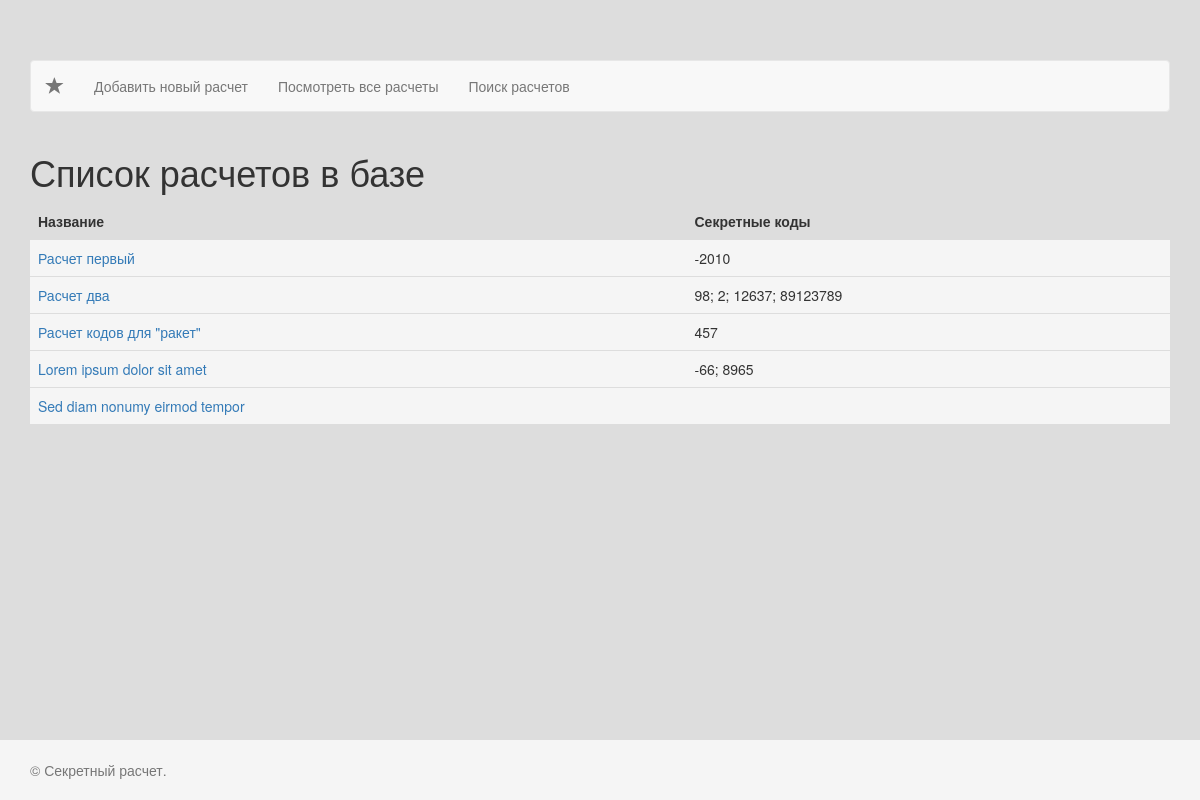
Page /list on the committed database.
### tables this page shows
CREATE TABLE "Calcs" (
	`id`	INTEGER PRIMARY KEY AUTOINCREMENT,
	`name`	TEXT NOT NULL,
	`body`	TEXT NOT NULL
);

### app/Controllers/ControllerList.php (called while the page is built, shortened)
<?php
class ControllerList extends Controller{
    public function index()
    {
        try {
            $List = new CalculateList();
            $calculates = $List->GetList();
        } catch (\Exception $e) {
            $errors = $e->getMessage();
        }
        $title = "Список расчетов в базе";
        return self::View('list.php', compact(["calculates", "title", "errors"]));
    }
}

### app/Models/CalculateList.php (called while the page is built, shortened)
<?php
class CalculateList extends Model{
    public function GetList()
    {
        $sql = '
        SELECT id, name, body,
        (
            SELECT GROUP_CONCAT(secret_code, "; ")
            FROM CalcResults
		    where CalcResults.calc_id = Calcs.id
		    Order by calc_id
       ) AS secret_code
       FROM Calcs
       Order by id';
       $result = @Db::query($sql);
       $calculates=[];
       while( $row = $result->fetchArray() ){
           $calculates[] = [
               "id" => $row["id"],
               "name"=>$row["name"],
               "body"=>$row["body"],
               "secret_code"=>$row["secret_code"],
           ];
       }
       return $calculates;
    }
}

### app/Core/Db.php (called while the page is built, shortened)
<?php
class Db {
    private static $instance = NULL;
    public static function Init( string $path )
    {
      if (!isset(self::$instance)) {
        self::$instance = new \SQLite3($path);
      }
      return self::$instance;
    }
    public static function query( string $sql )
    {
        return self::$instance->query( $sql );
    }
}

### public/index.php (called while the page is built, shortened)
<?php
$conf = require_once '../conf/index.php';
$routes = require_once '../conf/routes.php';
$app = new \Core\App( $conf );
$app->RoutesArray( $routes );
$app->Run();

### app/Core/View.php (called while the page is built, shortened)
<?php
class View{
    private $ViewPath;
    public function __construct(string $path = null )
    {
      if( $path == null ){
        $this->ViewPath = realpath(__DIR__.'/../../views');
      }else{
        $this->ViewPath = realpath( $path );
      }
      $this->ViewPath .= "/";
    }
    public function Render($Template, $data = null)
    {
        if( file_exists($this->ViewPath.$Template) ){
            include $this->ViewPath.$Template;
            $content = ob_get_contents();
            return $content;
        }
        throw new \Exception("View does not exist: ".$this->ViewPath.$Template);
    }
}

### app/Core/Controller.php (called while the page is built, shortened)
<?php
class Controller{
    protected static $app;
    public function __construct($app)
    {
        self::$app = $app;
    }
    public static function View($view, $data=null)
    {
        return self::$app->GetView()->Render($view, $data);
    }
}

### views/list.php (the view, shortened to what this page needs)
<?php
include('_header.php');
?>
    <div class="row">
        <h1><?= $title?></h1>
            <?php if(count($calculates)){?>
            <div class="table-responsive">
                <table class="table table-hover">
                    <tr>
                        <th class="">Название</th>
                        <th class="">Секретные коды</th>
                    </tr>
                    <?php foreach ($calculates as $calculate) {
                        ?>
                        <tr class="active ">
                            <td><a class="loadCalc" href="/calcshow?id=<?=$calculate['id']?>"><?=$calculate['name']?></a></td>
                            <td><?=$calculate['secret_code']?></td>
                        </tr>
                        <?php
                    }
                    ?>
                </table>
            </div>
            <?php } ?>
    </div>
<?php
include('_footer.php');

### app/Core/App.php (shortened to what this page needs)
<?php
class App{
  protected $routes=[];
  protected $view;
  public function __construct( array $conf )
  {
    $this->conf = $conf;
    $this->view = new View( $this->conf["views_path"] );
  }
  public function RouteAdd(string $route, $calabel)
  {
      if ( is_string( $calabel ) && strpos( $calabel, '@') ) {
          $method = substr(strrchr($calabel, "@"), 1);
          $calabel = array( new $controller($this) , $method );
      }
      $this->routes[$route]= $calabel;
  }
  public function GetView()
  {
      return $this->view;
  }
  public function Run()
  {
      $this->uri = urldecode( parse_url($_SERVER['REQUEST_URI'], PHP_URL_PATH) );
      foreach ($this->routes as $route => $action) {
          if ( $route == $this->uri ){
              print call_user_func_array( $action, [] );
              return;
          }
      }
      return;
  }
}

### views/_header.php (shortened to what this page needs)
<!DOCTYPE html>
<html lang="en">
  <head>
    <link rel="stylesheet" href="https://maxcdn.bootstrapcdn.com/bootstrap/3.3.5/css/bootstrap.min.css">
    <link rel="stylesheet" href="https://maxcdn.bootstrapcdn.com/font-awesome/4.4.0/css/font-awesome.min.css">
    <link rel="stylesheet" href="/css/app.css">
  </head>
  <body>
    <div class="container">
        <nav class="navbar navbar-default">
          <div class="container-fluid">
            <div class="navbar-header">
              <a class="navbar-brand" href="/">
                  <span class="glyphicon glyphicon-star" aria-hidden="true"></span>
              </a>
            </div>
            <div class="collapse navbar-collapse" id="bs-example-navbar-collapse-1">
              <ul class="nav navbar-nav">
                  <li><a href="/secret/add">Добавить новый расчет</a></li>
                  <li><a href="/list">Посмотреть все расчеты</a></li>
                  <li><a href="/list/search">Поиск расчетов</a></li>
              </ul>
            </div>
        </div>
        </nav>
        <div class="col-md-12">

### views/_footer.php (shortened to what this page needs)
        </div>
    </div>
    <footer class="footer">
      <div class="container">
        <p class="text-muted">&copy; Секретный расчет.</p>
      </div>
    </footer>
</body>
</html>

### public/css/app.css (style rules this page uses)
body { background: #ddd; }
html { position: relative; min-height: 100%; }
body { margin-bottom: 60px; }
.footer { position: absolute; bottom: 0; width: 100%; height: 60px; background-color: #f5f5f5; }
body > .container { padding: 60px 15px 0; }
.container .text-muted { margin: 20px 0; }
.footer > .container { padding-right: 15px; padding-left: 15px; }

### rows in the picture
calcs: name "Расчет первый", secret_code "-2010"
calcs: name "Расчет два", secret_code "98; 2; 12637; 89123789"
calcs: name "Расчет кодов для \"ракет\"", secret_code "457"
calcs: name "Lorem ipsum dolor sit amet", secret_code "-66; 8965"
calcs: name "Sed diam nonumy eirmod tempor"
